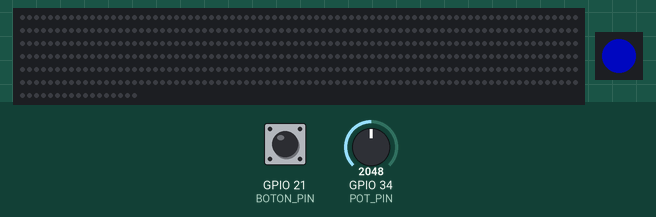
Recording of a sketch running on a simulated ESP32. Shown: 497 RGB LEDs in strip order, left to right, continuing on the next row, 1 RGB LEDs in strip order, left to right. The inputs (shaded band) are chosen by the test bench; at power-on: GPIO 21 (BOTON_PIN) HIGH, GPIO 34 (POT_PIN) = 2048. Dim RGB values are drawn brighter than linear; random numbers use the default seed unless the sketch sets one; what the sketch prints to the serial monitor is not drawn.

Above: at 1.2 s.
1.3 s: GPIO 21 (BOTON_PIN) pulled LOW for 0.15 s
2.0 s: GPIO 34 (POT_PIN) set to 1421
3.5 s: GPIO 34 (POT_PIN) set to 1311
At 3.63 s:
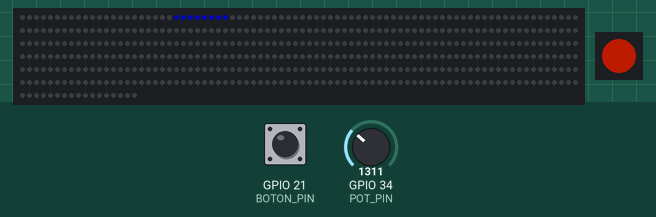
5.4 s: GPIO 21 (BOTON_PIN) pulled LOW for 1 s
7.0 s: GPIO 34 (POT_PIN) set to 45
10.0 s: GPIO 34 (POT_PIN) set to 2765
At 15.8 s:
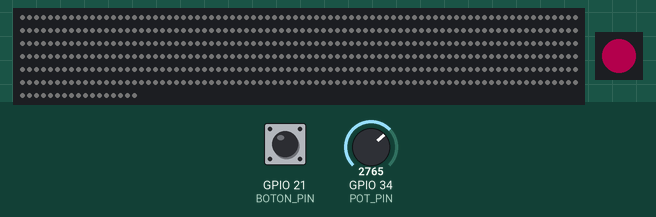
At 16.23 s:
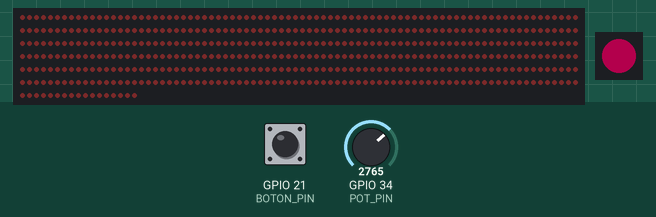
Timing chart, 0 to 17.4 s (numbered marks = the images above; inputs shaded):
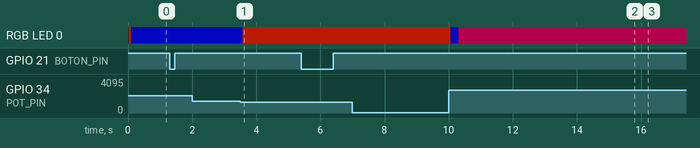

Measured:
- the behaviour switches between 1362 and 1361 on GPIO 34 (POT_PIN) (found by bisection; images 0 and 1)

The sketch:

CodigoSimbiosis_v7.ino
```cpp
#include <FastLED.h>

#define TIRA_PIN 18
#define BOTON_PIN 21
#define INDICADOR_PIN 19
#define POT_PIN 34

#define NUM_LEDS 497
#define COLOR_ORDEN BRG
#define LED_TYPE WS2811

#define NUM_INDICADOR 1

#define MAX_LEDS 497
#define SIZE_VIAJERO 8
#define MAX_VIAJEROS 200

#define MAX_ASISTENTES 200
#define SIZE_ASISTENTE 2
#define SIZE_VIAJERO_ASISTENTE 6
#define INTERVALO_ASISTENTE 5000

CRGB leds[NUM_LEDS];
CRGB indicador[NUM_INDICADOR];
CRGB colorFondo = CRGB::Black;

struct Viajero {
  int pos;
  int colorIndex;
  bool activo;
};

struct ViajeroAsistente {
  float pos;
  int colorIndex;
  bool activo;
};

Viajero viajeros[MAX_VIAJEROS];
ViajeroAsistente asistentes[MAX_ASISTENTES];

int colorSeleccionadoIndex = 0;
bool botonPrevio = HIGH;
unsigned long ultimaActividad = 0;
int ultimoValorPot = 0;
int nextViajero = 0;
bool fondoDefinido = false;

uint8_t minBrillo = 5;
uint8_t maxBrillo = 50;

bool respiracionActiva = false;

unsigned long tiempoInactividadRandom = 0;
int minRandom = 5000;
int maxRandom = 10000;

unsigned long ultimoDeteccionColor = 0;
bool esperandoAsistentes = false;
unsigned long proximoAsistente = 0;
int asistentesPendientes = 0;
uint32_t colorDominanteActual;

const unsigned long intervaloAsistente = 10000;
int randomMinAsistentes = 1;
int randomMaxAsistentes = 4;
int proximoAsistenteMINMs = 2000;
int proximoAsistenteMAXMs = 5000;

int coloresGrupoAsistente[2] = { 0, 0 };

// ----- Variables para efecto breathing -----
static float pulseSpeed = 0.5;
float valueMin = 20.0;
float valueMax = 200.0;
static float delta = (valueMax - valueMin) / 2.35040238;
uint8_t colorDominante = 0; // 0=naranja, 1=azul, 2=rosa

CHSV coloresPredefinidos[12] = {
  CHSV(13, 250, 150),   // 0 naranja
  CHSV(158, 255, 150),  // 1 azul
  CHSV(227, 255, 150),  // 2 rosa
  CHSV(5, 250, 150),    // 3 naranjarojo
  CHSV(5, 160, 150),    // 4 naranja pastel
  CHSV(139, 255, 150),  // 5 celeste
  CHSV(144, 143, 150),  // 6 celeste pastel
  CHSV(206, 255, 150),  // 7 rosavioleta
  CHSV(206, 130, 150),  // 8 rosapastel
  CHSV(13, 100, 255),   // 9 naranjablanco
  CHSV(158, 30, 255),   // 10 azulblanco
  CHSV(227, 50, 255),   // 11 rosablanco
};

void lienzoBlanco();
void enviarViajero();
void efectoBreathingLienzoBlanco();
void viajerosAsistentes();
void asistente();

void setup() {
  Serial.begin(115200);
  FastLED.addLeds<LED_TYPE, TIRA_PIN, COLOR_ORDEN>(leds, NUM_LEDS);
  FastLED.addLeds<LED_TYPE, INDICADOR_PIN, COLOR_ORDEN>(indicador, NUM_INDICADOR);
  FastLED.clear();
  FastLED.show();

  pinMode(BOTON_PIN, INPUT_PULLUP);

  for (int i = 0; i < MAX_VIAJEROS; i++) viajeros[i].activo = false;
  for (int i = 0; i < MAX_ASISTENTES; i++) asistentes[i].activo = false;

  randomSeed(analogRead(0));
  ultimaActividad = millis();
  tiempoInactividadRandom = random(minRandom, maxRandom);
}

void loop() {
  static int valorPotFiltrado = 0;
  int valorPot = analogRead(POT_PIN);
  valorPotFiltrado = (valorPotFiltrado * 0.8) + (valorPot * 0.2);

  if (valorPotFiltrado < 1362) colorSeleccionadoIndex = 0;
  else if (valorPotFiltrado < 2725) colorSeleccionadoIndex = 1;
  else colorSeleccionadoIndex = 2;

  indicador[0] = coloresPredefinidos[colorSeleccionadoIndex];

  bool botonActual = digitalRead(BOTON_PIN);
  if (abs(valorPotFiltrado - ultimoValorPot) > 15) {
    ultimaActividad = millis();
    tiempoInactividadRandom = random(minRandom, maxRandom);
  }
  ultimoValorPot = valorPotFiltrado;

  if (!respiracionActiva && millis() - ultimaActividad > tiempoInactividadRandom) {
    Serial.println("SISTEMA INACTIVO - Activando lienzo blanco");
    lienzoBlanco();
    respiracionActiva = true;
  }

  if (botonPrevio == HIGH && botonActual == LOW) {
    ultimaActividad = millis();
    tiempoInactividadRandom = random(minRandom, maxRandom);

    if (respiracionActiva) {
      respiracionActiva = false;
      fill_solid(leds, NUM_LEDS, colorFondo);
      enviarViajero();
    } else {
      enviarViajero();
    }
  }
  botonPrevio = botonActual;

  // --- Respiración orgánica de Marc Miller ---
  EVERY_N_MILLISECONDS(40) {
    if (respiracionActiva) efectoBreathingLienzoBlanco();
  }

  // --- Movimiento de viajeros / asistentes ---
  EVERY_N_MILLISECONDS(100) {
    if (!respiracionActiva) {
      fill_solid(leds, NUM_LEDS, colorFondo);

      for (int i = 0; i < MAX_VIAJEROS; i++) {
        if (viajeros[i].activo) {
          viajeros[i].pos = (viajeros[i].pos + 1.2);
          if (viajeros[i].pos >= NUM_LEDS) viajeros[i].activo = false;
          else {
            for (int j = 0; j < SIZE_VIAJERO; j++) {
              int ledIndex = ((int)viajeros[i].pos + j) % NUM_LEDS;
              leds[ledIndex] = coloresPredefinidos[viajeros[i].colorIndex];
            }
          }
        }
      }

      for (int i = 0; i < MAX_ASISTENTES; i++) {
        if (asistentes[i].activo) {
          asistentes[i].pos = fmod(asistentes[i].pos + 0.5, NUM_LEDS);
          for (int j = 0; j < SIZE_ASISTENTE; j++) {
            int ledIndex = ((int)asistentes[i].pos + j) % NUM_LEDS;
            leds[ledIndex] = coloresPredefinidos[asistentes[i].colorIndex];
          }
        }
      }
    }
  }

  FastLED.show();
  viajerosAsistentes();
}

//-----------------------------------------------
//  EFECTO BREATHING CON COLOR DINÁMICO
//-----------------------------------------------
void efectoBreathingLienzoBlanco() {
  // Elegir color base según dominante
  uint8_t colorBaseIndex = 9;
  if (colorDominante == 1) colorBaseIndex = 10;
  else if (colorDominante == 2) colorBaseIndex = 11;

  // Cálculo de la curva breathing (Mac Miller)
  float dV = ((exp(sin(pulseSpeed * millis() / 2000.0 * PI)) - 0.36787944) * delta);
  float val = valueMin + dV;
  uint8_t brillo = constrain(val, valueMin, valueMax);

  CHSV base = coloresPredefinidos[colorBaseIndex];
  CHSV colorBreathing = CHSV(base.hue, base.sat, brillo);

  for (int i = 0; i < NUM_LEDS; i++) {
    leds[i] = colorBreathing;
    leds[i].r = dim8_video(leds[i].r);
    leds[i].g = dim8_video(leds[i].g);
    leds[i].b = dim8_video(leds[i].b);
  }

  FastLED.show();
}

//-----------------------------------------------
void lienzoBlanco() {
  int contador[3] = {0, 0, 0};
  for (int i = 0; i < MAX_VIAJEROS; i++) {
    if (viajeros[i].activo) {
      int index = viajeros[i].colorIndex;
      if (index == 0 || index == 3 || index == 4) contador[0]++;
      else if (index == 1 || index == 5 || index == 6) contador[1]++;
      else if (index == 2 || index == 7 || index == 8) contador[2]++;
    }
  }

  int total = contador[0] + contador[1] + contador[2];
  if (total == 0) {
    Serial.println("No hay viajeros activos para lienzo blanco");
    return;
  }

  colorDominante = 0;
  for (int i = 1; i < 3; i++) {
    if (contador[i] > contador[colorDominante]) colorDominante = i;
  }

  int indiceFondo = (colorDominante == 0) ? 9 : (colorDominante == 1) ? 10 : 11;
  colorFondo = coloresPredefinidos[indiceFondo];
  fondoDefinido = true;

  for (int i = 0; i < MAX_VIAJEROS; i++) viajeros[i].activo = false;
  nextViajero = 0;

  fill_solid(leds, NUM_LEDS, colorFondo);

  Serial.println("-----Lienzo Blanco-----");
  Serial.print("Dominante: "); Serial.println(colorDominante == 0 ? "Naranja" : colorDominante == 1 ? "Azul" : "Rosa");
}

void enviarViajero() {
  bool enviado = false;
  for (int i = 0; i < MAX_VIAJEROS; i++) {
    if (!viajeros[i].activo) {
      viajeros[i].pos = 0;
      viajeros[i].colorIndex = colorSeleccionadoIndex;
      viajeros[i].activo = true;
      enviado = true;
      break;
    }
  }
  if (!enviado) {
    viajeros[nextViajero].pos = 0;
    viajeros[nextViajero].colorIndex = colorSeleccionadoIndex;
    viajeros[nextViajero].activo = true;
    nextViajero = (nextViajero + 1) % MAX_VIAJEROS;
  }
  asistente();
}

//-----------------------------------------------
void asistente() {
  int contador[3] = {0, 0, 0};
  for (int i = 0; i < MAX_VIAJEROS; i++) {
    if (viajeros[i].activo) {
      int index = viajeros[i].colorIndex;
      if (index == 0) contador[0]++;
      else if (index == 1) contador[1]++;
      else if (index == 2) contador[2]++;
    }
  }

  int total = contador[0] + contador[1] + contador[2];
  if (total == 0) return;

  float porceNaranja = (contador[0] * 100.0) / total;
  float porceAzul = (contador[1] * 100.0) / total;
  float porceRosa = (contador[2] * 100.0) / total;

  if (porceNaranja > 85) Serial.println("⚠️ Dominio naranja detectado");
  else if (porceAzul > 85) Serial.println("⚠️ Dominio azul detectado");
  else if (porceRosa > 85) Serial.println("⚠️ Dominio rosa detectado");
}

//-----------------------------------------------
void viajerosAsistentes() {
  unsigned long ahora = millis();
  static int predominante = -1;

  if (ahora - ultimoDeteccionColor >= intervaloAsistente && !esperandoAsistentes) {
    ultimoDeteccionColor = ahora;
    esperandoAsistentes = true;

    int contador[3] = {0, 0, 0};
    for (int i = 0; i < MAX_VIAJEROS; i++) {
      if (viajeros[i].activo) {
        int index = viajeros[i].colorIndex;
        if (index == 0 || index == 3 || index == 4) contador[0]++;
        else if (index == 1 || index == 5 || index == 6) contador[1]++;
        else if (index == 2 || index == 7 || index == 8) contador[2]++;
      }
    }

    predominante = 0;
    for (int i = 1; i < 3; i++) if (contador[i] > contador[predominante]) predominante = i;

    Serial.print("🌐 Dominio detectado: ");
    if (predominante == 0) Serial.println("NARANJA");
    else if (predominante == 1) Serial.println("AZUL");
    else Serial.println("ROSA");

    if (predominante == 0) { coloresGrupoAsistente[0] = 3; coloresGrupoAsistente[1] = 4; }
    else if (predominante == 1) { coloresGrupoAsistente[0] = 5; coloresGrupoAsistente[1] = 6; }
    else { coloresGrupoAsistente[0] = 7; coloresGrupoAsistente[1] = 8; }

    asistentesPendientes = random(randomMinAsistentes, randomMaxAsistentes);
    proximoAsistente = ahora + random(proximoAsistenteMINMs, proximoAsistenteMAXMs);
  }

  if (esperandoAsistentes && ahora >= proximoAsistente && asistentesPendientes > 0) {
    for (int i = 0; i < MAX_ASISTENTES; i++) {
      if (!asistentes[i].activo) {
        asistentes[i].pos = 0;
        asistentes[i].colorIndex = coloresGrupoAsistente[random(0, 2)];
        asistentes[i].activo = true;
        Serial.print("💫 Asistente lanzado con color ");
        Serial.println(asistentes[i].colorIndex);
        break;
      }
    }
    asistentesPendientes--;
    if (asistentesPendientes > 0)
      proximoAsistente = ahora + random(proximoAsistenteMINMs, proximoAsistenteMAXMs);
    else
      esperandoAsistentes = false;
  }
}
```
